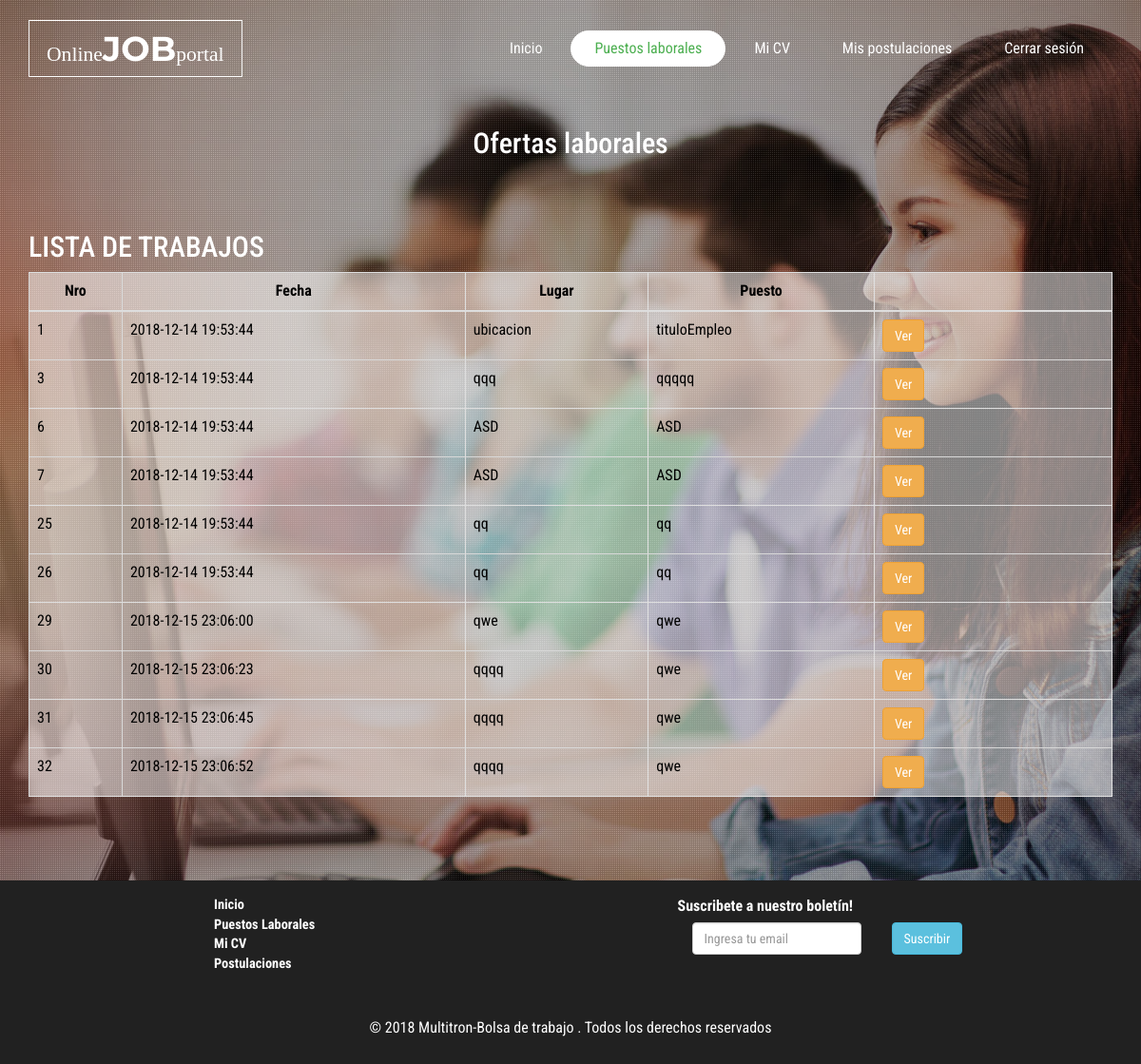
The app's page /user/jobseeker/jobs.php with its own data.
### tables this page shows
CREATE TABLE `empleo` (
  `id_empleo` int(11) NOT NULL,
  `titulo` varchar(100) NOT NULL,
  `ubicacion` varchar(100) NOT NULL,
  `descripcion` varchar(500) NOT NULL,
  `estado` int(11) NOT NULL DEFAULT '1',
  `fecha` datetime NOT NULL DEFAULT CURRENT_TIMESTAMP,
  `c_php` int(11) NOT NULL,
  `c_java` int(11) NOT NULL,
  `c_python` int(11) NOT NULL,
  `c_ofimatica` int(11) NOT NULL,
  `c_angular` int(11) NOT NULL,
  `c_laravel` int(11) NOT NULL,
  `c_net` int(11) NOT NULL,
  `c_sql` int(11) NOT NULL,
  `fase` int(11) NOT NULL
);

### user/jobseeker/jobs_table.php (the view, shortened to what this page needs)
<?php
 $con = conectar();
  $id_post =  $_SESSION['id_post'];
?>
	<form action="" method="post">
        <table class="table table-bordered" style="color: #000; background-color: rgba(255, 255, 255, .5)">
		<thead>
		<tr>		<th  style="text-align: center">Nro</th>
					<th  style="text-align: center">Fecha</th>
					<th  style="text-align: center">Lugar</th>
					<th  style="text-align: center">Puesto</th>
					<th  style="text-align: center" class="empty"></th>
		</tr>
		</thead>
		<tbody>
		<?php
		$query2 = mysqli_query($con,"SELECT t.* FROM empleo t where estado=1
			and id_empleo not in (select distinct id_empleo from postulante_empleo
			where id_postulante='$id_post')");
		while($row2= mysqli_fetch_array($query2)){
		$nro =$row2['id_empleo'];
		$fecha = $row2['fecha'];
		$lugar =$row2['ubicacion'];
		$puesto =$row2['titulo'];
		?>
		<tr>
		<td><?php echo $nro; ?></td>
		<td><?php echo $fecha; ?></td>
		<td><?php echo $lugar ; ?></td>
		<td><?php echo $puesto; ?></td>
		<td class="empty" width="250">
		<a data-placement="top" title="Click to View all Details" id="view<?php echo $nro; ?>" href="ver_empleo.php<?php echo '?id='.$nro; ?>" class="btn btn-warning"><i class="icon-search icon-large"></i> Ver </a>
		 <?php } ?>
		</td>
		</tr>
		</tbody>
	</table>
	</form>

### user/jobseeker/css/style.css (style rules this page uses)
body a { transition: 0.5s all; -webkit-transition: 0.5s all; -o-transition: 0.5s all; -moz-transition: 0.5s all; -ms-transition: 0.5s all; }
html, body { font-size: 100%; font-family: 'Roboto Condensed', sans-serif; }
body { background:#FFFFFF; }

### records on screen
empleo: id_empleo "1", fecha "2018-12-14 19:53:44", ubicacion "ubicacion", titulo "tituloEmpleo"
empleo: id_empleo "3", fecha "2018-12-14 19:53:44", ubicacion "qqq", titulo "qqqqq"
empleo: id_empleo "6", fecha "2018-12-14 19:53:44", ubicacion "ASD", titulo "ASD"
empleo: id_empleo "7", fecha "2018-12-14 19:53:44", ubicacion "ASD", titulo "ASD"
empleo: id_empleo "25", fecha "2018-12-14 19:53:44", ubicacion "qq", titulo "qq"
empleo: id_empleo "26", fecha "2018-12-14 19:53:44", ubicacion "qq", titulo "qq"
empleo: id_empleo "29", fecha "2018-12-15 23:06:00", ubicacion "qwe", titulo "qwe"
empleo: id_empleo "30", fecha "2018-12-15 23:06:23", ubicacion "qqqq", titulo "qwe"
empleo: id_empleo "31", fecha "2018-12-15 23:06:45", ubicacion "qqqq", titulo "qwe"
empleo: id_empleo "32", fecha "2018-12-15 23:06:52", ubicacion "qqqq", titulo "qwe"
